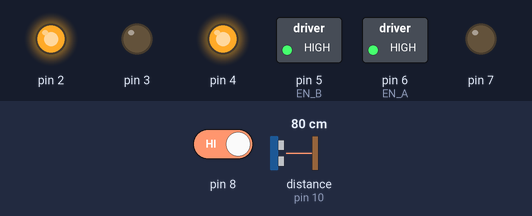
Bench run of a program on a simulated Arduino Nano, built with avr-gcc and run on an emulated ATmega328P. Shown: switched loads named in the program (green lamp = pin HIGH), output pins drawn as LEDs (lit = HIGH). The inputs (shaded band) are chosen by the test bench; at power-on: pin 8 HIGH, distance to the obstacle (sensor on pin 10) 80 cm. The echo pulse lasts 58.3 µs per cm.

Above: at 4.2 s.
4.3 s: pin 8 driven LOW
At 5.8 s:
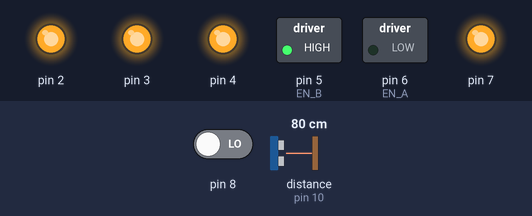
6.5 s: distance to the obstacle (sensor on pin 10) set to 34 cm
8.0 s: distance to the obstacle (sensor on pin 10) set to 27 cm
At 9.2 s:
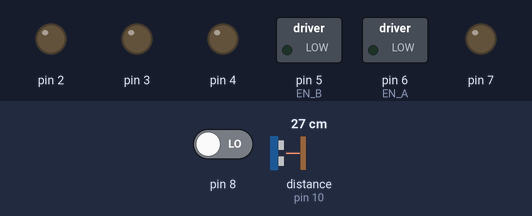
9.5 s: distance to the obstacle (sensor on pin 10) set to 18 cm
11.0 s: distance to the obstacle (sensor on pin 10) set to 14 cm
At 11.4 s:
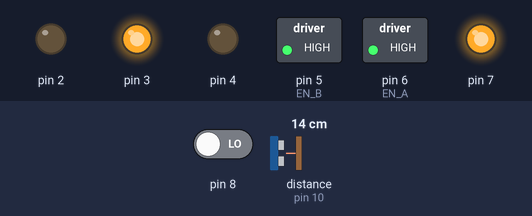
12.5 s: distance to the obstacle (sensor on pin 10) set to 35 cm
At 13.8 s:
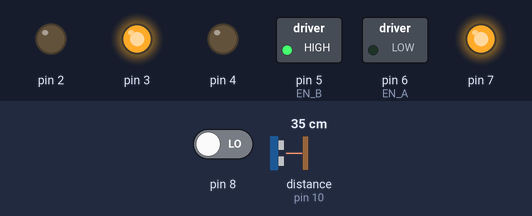
Timing chart, 0 to 15.0 s (numbered marks = the images above; inputs shaded):
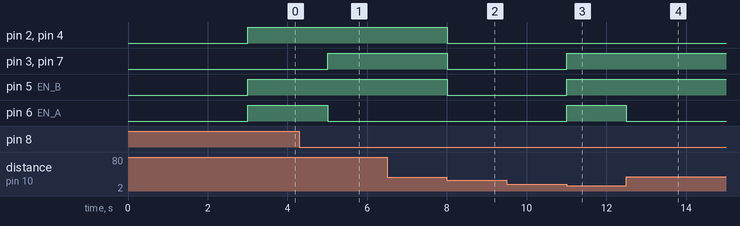

The program:

main.cpp
```cpp
#include <Arduino.h>
#include <NewPing.h>

#define EN_B  5
#define EN_A  6

const int16_t trigger_pin = 9;
const int16_t echo_pin = 10;
const int16_t max_distance = 30;

uint8_t jarak;
uint8_t nilai_infrared;

NewPing ultrasonic(trigger_pin, echo_pin, max_distance);

void moveForward(uint8_t pwm) {
  PORTD |= (1<<7) | (1<<3);
  analogWrite(EN_A, pwm);
  analogWrite(EN_B, pwm);
}

void backOff(uint8_t pwm) {
  PORTD |= (1<<4) | (1<<2);
  analogWrite(EN_A, pwm);
  analogWrite(EN_B, pwm);
}

void motorStop() {
  PORTD = 0x00;
}

void moveRight(uint8_t pwm_left, uint8_t pwm_right) {
  PORTD |= (1<<7) | (1<<3);
  analogWrite(EN_A, pwm_right);
  analogWrite(EN_B, pwm_left);
}

void moveLeft(uint8_t pwm_left, uint8_t pwm_right) {
  PORTD |= (1<<7) | (1<<3);
  analogWrite(EN_B, pwm_left);
  analogWrite(EN_A, pwm_right);
}

void checkDistace() {
  Serial.print("Jarak: ");
  Serial.print(jarak);
  Serial.println(" cm");
}

void checkLineSensor() {
  Serial.print("Nilai garis: ");
  Serial.println(nilai_infrared);
}

void attackEnemie() {
  if (jarak > 0 && jarak <= 15 && nilai_infrared == 0) {
      moveForward(255);
  }
  else if (!jarak && nilai_infrared == 0) {
    moveRight(255, 0);
  }
  else {
    motorStop();
    while (nilai_infrared) {
      backOff(255);
      delay(1000);
      return ;
    }
  }
}

void setup() {
  Serial.begin(57600);

  DDRB &= ~(1<<0);
  DDRD = 0xFC;

  delay(3000);
}

void loop() {
  jarak = ultrasonic.ping_cm();
  nilai_infrared = digitalRead(8);

  attackEnemie();
}
```

Measured:
- the behaviour switches between 31 and 30 cm on distance to the obstacle (sensor on pin 10) (found by bisection; images 1 and 2)
- the behaviour switches between 16 and 15 cm on distance to the obstacle (sensor on pin 10) (found by bisection; images 2 and 3)
- after the input at 4.3 s, pin 3, pin 7: LOW → HIGH after 0.71 s; pin 6 (EN_A): HIGH → LOW after 0.71 s
- after the input at 6.5 s, every drawn part: stays the same
- after the input at 8.0 s, pin 2–4, pin 5 (EN_B), pin 7: HIGH → LOW at once
- after the input at 9.5 s, every drawn part: stays the same
- after the input at 11.0 s, pin 3, pin 5 (EN_B), pin 6 (EN_A), pin 7: LOW → HIGH at once
- after the input at 12.5 s, pin 6 (EN_A): HIGH → LOW at once
